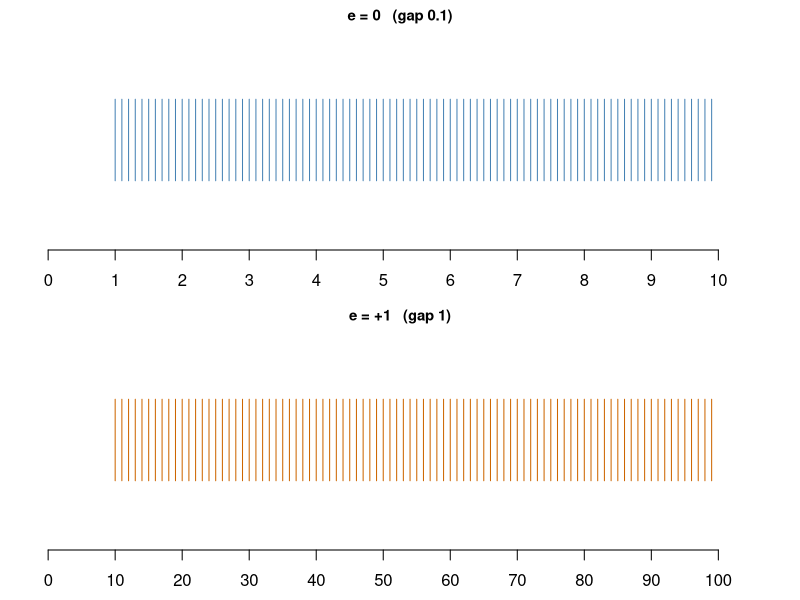

Generate this figure with R:
## ---- chunk 1
.Machine$integer.max
.Machine$integer.max + 1L    # NA, with a warning
## ---- chunk 2
50000L * 50000L   # integer * integer overflows
50000 * 50000      # double: fine
## ---- chunk 3
#| echo: false
#| fig-width: 8
#| fig-height: 3.2
par(mfrow = c(2, 1), mar = c(2.5, 1, 1.5, 1))
m0 <- (10:99) / 10; m1 <- 10:99
plot(NA, xlim = c(0, 10.5), ylim = c(0, 1), axes = FALSE, xlab = "", ylab = "",
     main = "e = 0   (gap 0.1)", cex.main = 0.9)
segments(m0, 0.3, m0, 0.7, col = "steelblue"); axis(1, at = 0:10)
plot(NA, xlim = c(0, 105), ylim = c(0, 1), axes = FALSE, xlab = "", ylab = "",
     main = "e = +1   (gap 1)", cex.main = 0.9)
segments(m1, 0.3, m1, 0.7, col = "darkorange3"); axis(1, at = seq(0, 100, 10))
## ---- chunk 4
.Machine$double.xmax
2^1024
## ---- chunk 5
.Machine$double.xmin
2^-1075
## ---- chunk 6
#| code-fold: false
.Machine$double.eps      # 2^-52
1 + 1e-16 == 1           # 1e-16 < 2^-53, so the addition does nothing
## ---- chunk 7
#| code-fold: false
2^53 + 1 == 2^53
## ---- chunk 8
#| code-fold: false
A <- 1; B <- pnorm(10);c(B = B, `A - B` = A - B, true_d = pnorm(10, lower.tail = FALSE))
## ---- chunk 9
#| code-fold: false
kahan_sum <- function(x) {
  s <- 0; comp <- 0
  for (v in x) { y <- v - comp; t <- s + y; comp <- (t - s) - y; s <- t }
  s
}

x <- c(1, rep(1e-16, 1e4))           # exact sum: 1 + 1e-12

s <- 0; for (v in x) s <- s + v      # naive loop

c(naive   = s - 1,
  sorted  = sum(sort(x)) - 1,
  kahan   = kahan_sum(x) - 1,
  builtin = sum(x) - 1,
  exact   = 1e-12)
## ---- chunk 10
x <- c(1, 2, 3) + 1e8
c(one_pass = sum(x^2) - sum(x)^2 / 3, two_pass = sum((x - mean(x))^2))
## ---- chunk 11
var1 <- function(x) { n <- length(x); (sum(x^2) - sum(x)^2 / n) / (n - 1) }
M <- 10^(0:10)
t(sapply(M, function(m) { x <- c(1, 2, 3) + m; c(M = m, one_pass = var1(x)) }))
## ---- chunk 12
var_shifted <- function(x) { n <- length(x); d <- x - x[1]; (sum(d^2) - sum(d)^2 / n) / (n - 1) }
var_welford <- function(x) {
  m <- 0; S <- 0
  for (k in seq_along(x)) { m_old <- m; m <- m + (x[k] - m) / k; S <- S + (x[k] - m_old) * (x[k] - m) }
  S / (length(x) - 1)
}
x <- c(1, 2, 3) + 1e10
c(one_pass = var1(x), shifted = var_shifted(x), welford = var_welford(x))
## ---- chunk 13
taylor_exp <- function(x, K = 100) sum(x^(0:K) / factorial(0:K))
c(naive = taylor_exp(-20), reciprocal = 1 / taylor_exp(20), true = exp(-20))
## ---- chunk 14
x <- 1000
c(naive = exp(x) / (1 + exp(x)), stable = 1 / (1 + exp(-x)))
## ---- chunk 15
c(direct = 2^2000 / 2^2001, log_scale = exp(2000 * log(2) - 2001 * log(2)))
## ---- chunk 16
#| code-fold: true
c(naive = log(exp(0) + exp(-50)),
  log1p = log1p(exp(-50)),
  exact = 1.93e-22)
## ---- chunk 17
log_sum_exp <- function(l) { m <- max(l); m + log(sum(exp(l - m))) }
c(direct = log(sum(exp(c(2000, 2001, 2002)))), lse = log_sum_exp(c(2000, 2001, 2002)))
## ---- chunk 18
log_diff_exp <- function(lx, ly) lx + log1p(-exp(ly - lx))   # requires lx >= ly
log_diff_exp(2020, 2000)
## ---- chunk 19
log_diff_exp <- function(lx, ly) lx + log1p(-exp(ly - lx))   # requires lx >= ly
log_diff_exp(2020, 2019)
## ---- chunk 20
#| message: false
c(mine = log_sum_exp(c(2000, 2001, 2002)),
  matrixStats = matrixStats::logSumExp(c(2000, 2001, 2002)))
## ---- chunk 21
log1mexp <- function(u) ifelse(u <= log(2), log(-expm1(-u)), log1p(-exp(-u)))
log_diff_exp <- function(a, b) a + log1mexp(a - b)

log_diff_exp(2000, 1999)                 # log(exp(2000) - exp(1999))
## ---- chunk 22
#| code-fold: false
c(naive  = log(1 - pnorm(10)),     # pnorm(10) rounds to 1, so log(0) = -Inf
  log1p  = log1p(-pnorm(10)),      # log1p cannot recover digits already lost
  stable = pnorm(10, lower.tail = FALSE, log.p = TRUE))  # direct upper tail
## ---- chunk 23
#| code-fold: false
c(naive  = log(1 - pnorm(-10)),    # 1 - 7.6e-24 rounds to 1, so log gives 0
  log1p  = log1p(-pnorm(-10)),     # pnorm(-10) is accurate, so log1p is exact
  stable = pnorm(-10, lower.tail = FALSE, log.p = TRUE))  # direct upper tail
